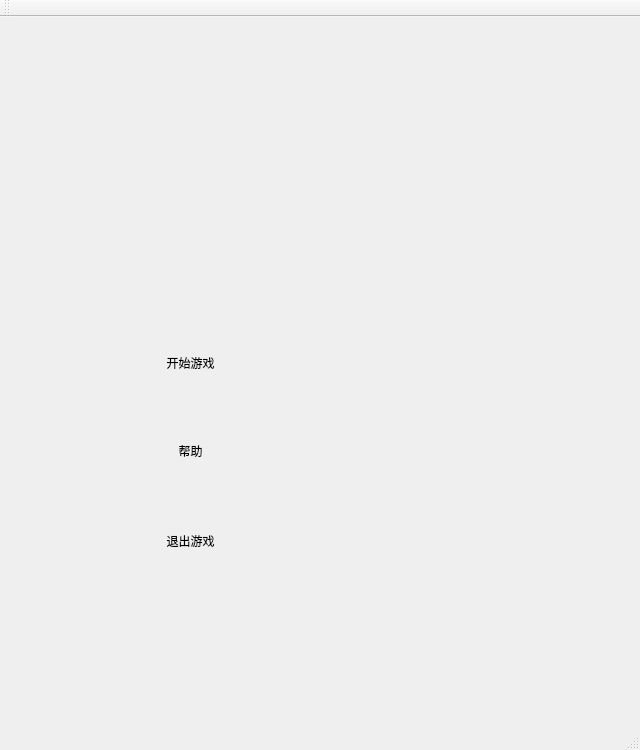
<?xml version="1.0" encoding="UTF-8"?>
<ui version="4.0">
 <class>MainWindow</class>
 <widget class="QMainWindow" name="MainWindow">
  <property name="geometry">
   <rect>
    <x>0</x>
    <y>0</y>
    <width>640</width>
    <height>750</height>
   </rect>
  </property>
  <property name="minimumSize">
   <size>
    <width>640</width>
    <height>750</height>
   </size>
  </property>
  <property name="maximumSize">
   <size>
    <width>640</width>
    <height>750</height>
   </size>
  </property>
  <property name="font">
   <font>
    <family>Adobe 黑体 Std R</family>
   </font>
  </property>
  <property name="windowTitle">
   <string>MainWindow</string>
  </property>
  <property name="styleSheet">
   <string notr="true">background-image:url(:/chess0.png)</string>
  </property>
  <widget class="QWidget" name="centralWidget">
   <widget class="QPushButton" name="startButton">
    <property name="geometry">
     <rect>
      <x>110</x>
      <y>330</y>
      <width>161</width>
      <height>31</height>
     </rect>
    </property>
    <property name="font">
     <font>
      <family>微软雅黑</family>
      <weight>50</weight>
      <bold>false</bold>
     </font>
    </property>
    <property name="cursor">
     <cursorShape>PointingHandCursor</cursorShape>
    </property>
    <property name="styleSheet">
     <string notr="true">border-radius: 20px;</string>
    </property>
    <property name="text">
     <string>开始游戏</string>
    </property>
   </widget>
   <widget class="QPushButton" name="helpButton">
    <property name="geometry">
     <rect>
      <x>110</x>
      <y>420</y>
      <width>161</width>
      <height>28</height>
     </rect>
    </property>
    <property name="font">
     <font>
      <family>微软雅黑</family>
     </font>
    </property>
    <property name="cursor">
     <cursorShape>OpenHandCursor</cursorShape>
    </property>
    <property name="styleSheet">
     <string notr="true">border-radius: 30px;</string>
    </property>
    <property name="text">
     <string>帮助</string>
    </property>
   </widget>
   <widget class="QPushButton" name="exitButton">
    <property name="geometry">
     <rect>
      <x>110</x>
      <y>510</y>
      <width>161</width>
      <height>28</height>
     </rect>
    </property>
    <property name="font">
     <font>
      <family>微软雅黑</family>
     </font>
    </property>
    <property name="cursor">
     <cursorShape>OpenHandCursor</cursorShape>
    </property>
    <property name="styleSheet">
     <string notr="true">border-radius: 20px;</string>
    </property>
    <property name="text">
     <string>退出游戏</string>
    </property>
   </widget>
  </widget>
  <widget class="QMenuBar" name="menuBar">
   <property name="geometry">
    <rect>
     <x>0</x>
     <y>0</y>
     <width>640</width>
     <height>26</height>
    </rect>
   </property>
  </widget>
  <widget class="QToolBar" name="mainToolBar">
   <attribute name="toolBarArea">
    <enum>TopToolBarArea</enum>
   </attribute>
   <attribute name="toolBarBreak">
    <bool>false</bool>
   </attribute>
  </widget>
  <widget class="QStatusBar" name="statusBar"/>
 </widget>
 <layoutdefault spacing="6" margin="11"/>
 <resources/>
 <connections/>
</ui>
